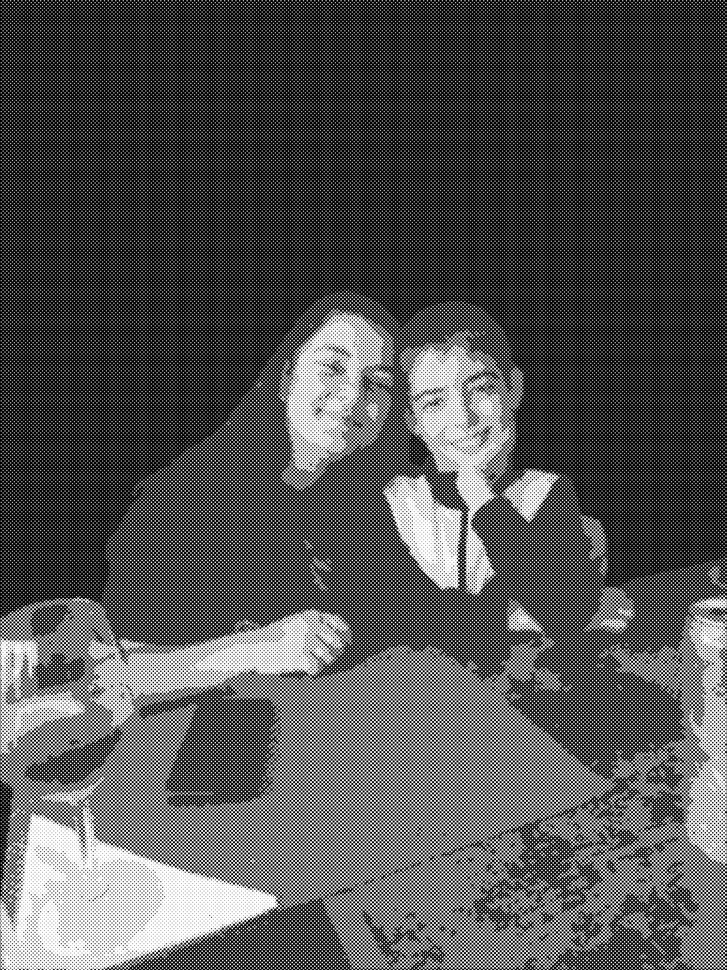
#> input picture img1_halftone_b10_a45.0_circle.png, 727 x 970 px, shrunk from 2738 x 3651 before the run
$ python sharpen.py img1_halftone_b10_a45.0_circle.png
#> lines starting #> are read from the running program, lines starting #| are printed output that depends on the picture
#!/usr/bin/env python
# Script para aplicar um filtro de nitidez (sharpen) a uma imagem.
#
# 1. Instale a dependência necessária (se ainda não tiver):
#    py -m pip install Pillow
#
# 2. Execute o script:
#    py sharpen.py "caminho/para/imagem.jpg"
#
import sys
import os
import argparse
from PIL import Image, ImageFilter

def sharpen_image(input_path: str, output_path: str = None, dpi: int = 300) -> str:
    """
    Aplica um filtro de nitidez (sharpen) e salva a imagem como PNG.
    Retorna o caminho do arquivo de saída.
    """
#> called with input_path = 'img1_halftone_b10_a45.0_circle.png', dpi = 300
    try:
        img = Image.open(input_path)
#> img is the input picture: PIL image 727x970 L; min 0, max 255, mean 82.7
    except FileNotFoundError:
        raise FileNotFoundError(f"Arquivo de entrada não encontrado em '{input_path}'")

    # Converte para 'RGB' para garantir compatibilidade e remover canal alfa
    img_rgb = img.convert('RGB')
    sharpened_img = img_rgb.filter(ImageFilter.SHARPEN)
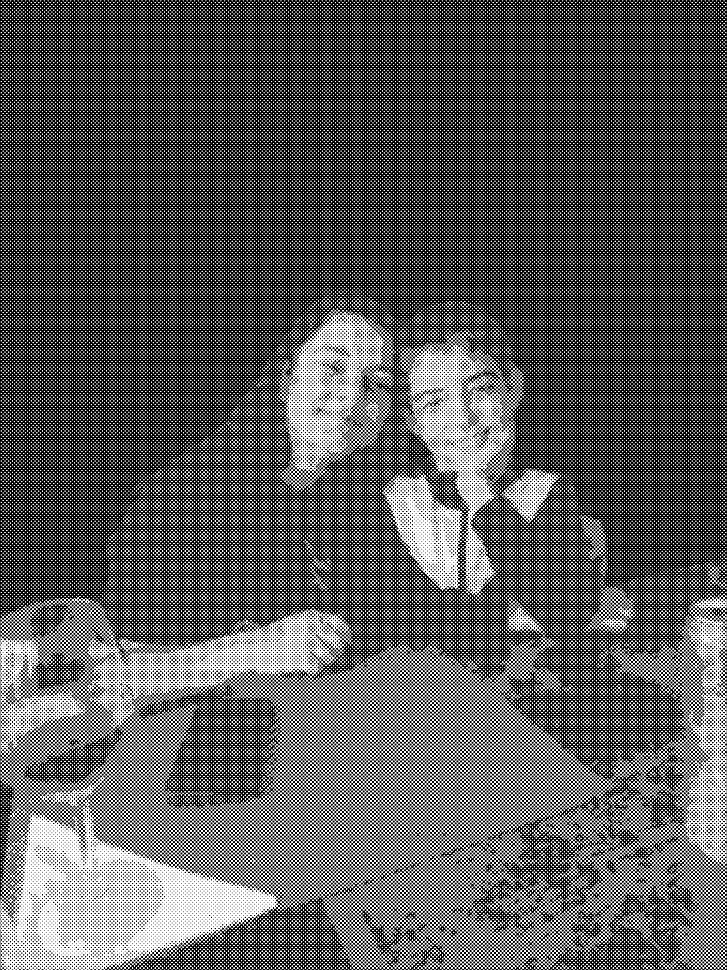
#> sharpened_img: PIL image 727x970 RGB; min 0, max 255, mean 91

    if not output_path:
        base, _ = os.path.splitext(input_path)
        output_path = f"{base}_sharpened.png"

    sharpened_img.save(output_path, format="PNG", dpi=(dpi, dpi))
    print(f"[✔] Imagem com nitidez aplicada salva em: {output_path}")
    return output_path

def parse_args():
    """Analisa os argumentos da linha de comando."""
    parser = argparse.ArgumentParser(description="Aplica um filtro de nitidez (sharpen) em uma imagem.")
    parser.add_argument("input", help="Caminho para a imagem de entrada.")
    parser.add_argument("-o", "--output", help="Caminho para o arquivo de saída (opcional).")
    parser.add_argument("--dpi", type=int, default=300, help="DPI para o arquivo de saída (padrão: 300).")
    return parser.parse_args()

if __name__ == "__main__":
    args = parse_args()
    try:
        sharpen_image(args.input, args.output, args.dpi)
    except (FileNotFoundError, IOError) as e:
        print(f"[✖] ERRO: {e}", file=sys.stderr)
        sys.exit(1)

$ run again, on img1_halftone_b8.png
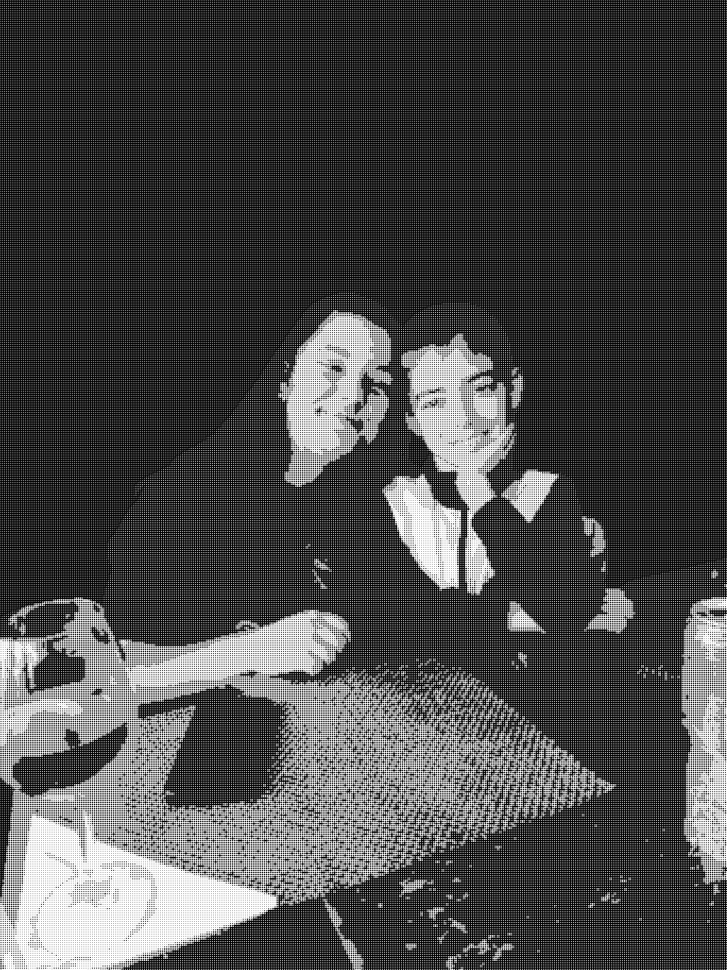
#> input picture img1_halftone_b8.png, 727 x 970 px, shrunk from 2738 x 3651 before the run
#> in sharpen_image, img is the input picture: PIL image 727x970 L; min 0, max 255, mean 72.8
#> in sharpen_image, `sharpened_img = img_rgb.filter(ImageFilter.SHARPEN)`:
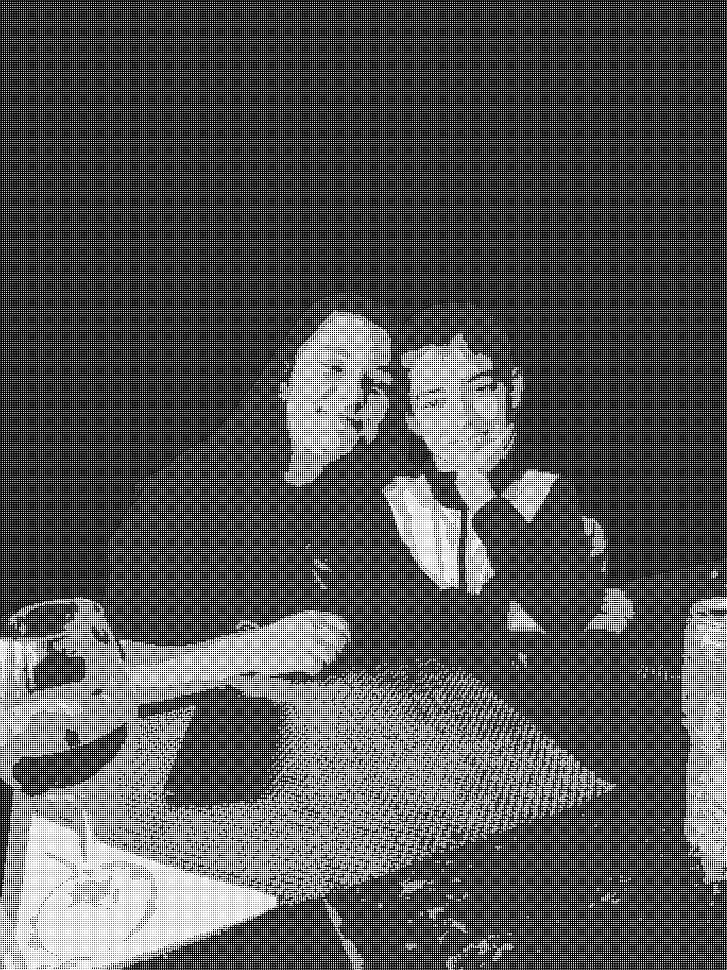
#> sharpened_img: PIL image 727x970 RGB; min 0, max 255, mean 82.7
